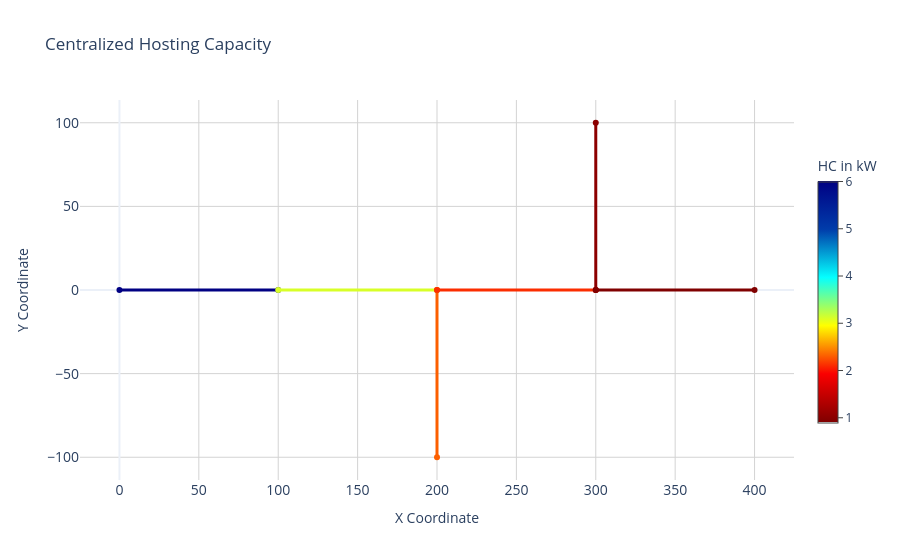

Write notebook code for a chart like this one.
### Markdown cell above
## Plot hosting capacity on the circuit diagram

### Code cell
sub_marker = dss_tools.interactive_view.circuit_get_bus_marker("0", "square", 12, "black")
gen_marker = dss_tools.interactive_view.circuit_get_bus_marker("4", "circle", 10, "red")

dss_tools.interactive_view.user_numerical_defined_settings.results = results_df['Overvoltage Hosting Capacity (MW)']
dss_tools.interactive_view.user_numerical_defined_settings.unit = "kW"
dss_tools.interactive_view.user_numerical_defined_settings.colorbar_title = "HC in kW"
dss_tools.interactive_view.circuit_plot(parameter="user numerical defined", title="Centralized Hosting Capacity")

### Figure 1 — Plotly figure (JSON) as saved in the notebook; plotly's stock layout.template omitted (floating-point values rounded to 4 significant figures)
{"data": [{"hoverinfo": "skip", "line": {"color": "rgb(0, 0, 131)", "dash": "solid", "width": 3}, "mode": "lines+markers", "name": "", "showlegend": false, "text": "line.l01", "x": [1e-06, 100.0], "y": [1e-06, 0.0], "type": "scatter"}, {"customdata": [["line.l01", "0", "1", 6.0], ["line.l01", "0", "1", 6.0]], "hoverinfo": "text", "hovertemplate": "<b>%{customdata[0]}</b><br><b>Bus1: </b>%{customdata[1]} | <b>Bus2: </b>%{customdata[2]}<br><b>User Numerical Defined:</b> %{customdata[3]:.2f} kW<br>", "marker": {"color": "rgb(0, 0, 131)", "opacity": 0, "size": 0.1}, "mode": "markers", "name": "", "showlegend": false, "x": [50.0], "y": [5e-07], "type": "scatter"}, {"hoverinfo": "skip", "line": {"color": "rgb(216, 255, 40)", "dash": "solid", "width": 3}, "mode": "lines+markers", "name": "", "showlegend": false, "text": "line.l12", "x": [100.0, 200.0], "y": [0.0, 0.0], "type": "scatter"}, {"customdata": [["line.l12", "1", "2", 3.1], ["line.l12", "1", "2", 3.1]], "hoverinfo": "text", "hovertemplate": "<b>%{customdata[0]}</b><br><b>Bus1: </b>%{customdata[1]} | <b>Bus2: </b>%{customdata[2]}<br><b>User Numerical Defined:</b> %{customdata[3]:.2f} kW<br>", "marker": {"color": "rgb(216, 255, 40)", "opacity": 0, "size": 0.1}, "mode": "markers", "name": "", "showlegend": false, "x": [150.0], "y": [0.0], "type": "scatter"}, {"hoverinfo": "skip", "line": {"color": "rgb(252, 95, 0)", "dash": "solid", "width": 3}, "mode": "lines+markers", "name": "", "showlegend": false, "text": "line.l23", "x": [200.0, 200.0], "y": [0.0, -100.0], "type": "scatter"}, {"customdata": [["line.l23", "2", "3", 2.3], ["line.l23", "2", "3", 2.3]], "hoverinfo": "text", "hovertemplate": "<b>%{customdata[0]}</b><br><b>Bus1: </b>%{customdata[1]} | <b>Bus2: </b>%{customdata[2]}<br><b>User Numerical Defined:</b> %{customdata[3]:.2f} kW<br>", "marker": {"color": "rgb(252, 95, 0)", "opacity": 0, "size": 0.1}, "mode": "markers", "name": "", "showlegend": false, "x": [200.0], "y": [-50.0], "type": "scatter"}, {"hoverinfo": "skip", "line": {"color": "rgb(251, 45, 0)", "dash": "solid", "width": 3}, "mode": "lines+markers", "name": "", "showlegend": false, "text": "line.l24", "x": [200.0, 300.0], "y": [0.0, 0.0], "type": "scatter"}, {"customdata": [["line.l24", "2", "4", 2.1], ["line.l24", "2", "4", 2.1]], "hoverinfo": "text", "hovertemplate": "<b>%{customdata[0]}</b><br><b>Bus1: </b>%{customdata[1]} | <b>Bus2: </b>%{customdata[2]}<br><b>User Numerical Defined:</b> %{customdata[3]:.2f} kW<br>", "marker": {"color": "rgb(251, 45, 0)", "opacity": 0, "size": 0.1}, "mode": "markers", "name": "", "showlegend": false, "x": [250.0], "y": [0.0], "type": "scatter"}, {"hoverinfo": "skip", "line": {"color": "rgb(140, 0, 0)", "dash": "solid", "width": 3}, "mode": "lines+markers", "name": "", "showlegend": false, "text": "line.l56", "x": [300.0, 300.0], "y": [0.0, 100.0], "type": "scatter"}, {"customdata": [["line.l56", "5", "6", 1.0], ["line.l56", "5", "6", 1.0]], "hoverinfo": "text", "hovertemplate": "<b>%{customdata[0]}</b><br><b>Bus1: </b>%{customdata[1]} | <b>Bus2: </b>%{customdata[2]}<br><b>User Numerical Defined:</b> %{customdata[3]:.2f} kW<br>", "marker": {"color": "rgb(140, 0, 0)", "opacity": 0, "size": 0.1}, "mode": "markers", "name": "", "showlegend": false, "x": [300.0], "y": [50.0], "type": "scatter"}, {"hoverinfo": "skip", "line": {"color": "rgb(128, 0, 0)", "dash": "solid", "width": 3}, "mode": "lines+markers", "name": "", "showlegend": false, "text": "line.l57", "x": [300.0, 400.0], "y": [0.0, 0.0], "type": "scatter"}, {"customdata": [["line.l57", "5", "7", 0.9], ["line.l57", "5", "7", 0.9]], "hoverinfo": "text", "hovertemplate": "<b>%{customdata[0]}</b><br><b>Bus1: </b>%{customdata[1]} | <b>Bus2: </b>%{customdata[2]}<br><b>User Numerical Defined:</b> %{customdata[3]:.2f} kW<br>", "marker": {"color": "rgb(128, 0, 0)", "opacity": 0, "size": 0.1}, "mode": "markers", "name": "", "showlegend": false, "x": [350.0], "y": [0.0], "type": "scatter"}, {"hoverinfo": "none", "marker": {"cmax": 6.0, "cmin": 0.9, "color": [0.9, 0.9515, 1.003, 1.055, 1.106, 1.158, 1.209, 1.261, 1.312, 1.364, 1.415, 1.467, 1.518, 1.57, 1.621, 1.673, 1.724, 1.776, 1.827, 1.879, 1.93, 1.982, 2.033, 2.085, 2.136, 2.188, 2.239, 2.291, 2.342, 2.394, 2.445, 2.497, 2.548, 2.6, 2.652, 2.703, 2.755, 2.806, 2.858, 2.909, 2.961, 3.012, 3.064, 3.115, 3.167, 3.218, 3.27, 3.321, 3.373, 3.424, 3.476, 3.527, 3.579, 3.63, 3.682, 3.733, 3.785, 3.836, 3.888, 3.939, 3.991, 4.042, 4.094, 4.145, 4.197, 4.248, 4.3, 4.352, 4.403, 4.455, 4.506, 4.558, 4.609, 4.661, 4.712, 4.764, 4.815, 4.867, 4.918, 4.97, 5.021, 5.073, 5.124, 5.176, 5.227, 5.279, 5.33, 5.382, 5.433, 5.485, 5.536, 5.588, 5.639, 5.691, 5.742, 5.794, 5.845, 5.897, 5.948, 6.0], "colorbar": {"len": 0.75, "thickness": 20, "ticks": "outside", "title": {"text": "HC in kW"}}, "colorscale": [[0.0, "rgb(128,0,0)"], [0.2, "rgb(250,0,0)"], [0.4, "rgb(255,255,0)"], [0.6, "rgb(5,255,255)"], [0.8, "rgb(0,60,170)"], [1.0, "rgb(0,0,131)"]], "showscale": true}, "mode": "markers", "x": [null], "y": [null], "type": "scatter"}], "layout": {"title": {"text": "Centralized Hosting Capacity"}, "xaxis": {"title": {"text": "X Coordinate"}, "tickfont": {"size": 14}, "showgrid": true, "gridcolor": "lightgray"}, "yaxis": {"title": {"text": "Y Coordinate"}, "tickfont": {"size": 14}, "showgrid": true, "gridcolor": "lightgray"}, "legend": {"font": {"size": 16}, "xanchor": "right", "yanchor": "top", "x": 1.02, "y": 1, "bgcolor": "rgba(255,255,255,0.8)", "bordercolor": "gray", "borderwidth": 1}, "showlegend": false}}
